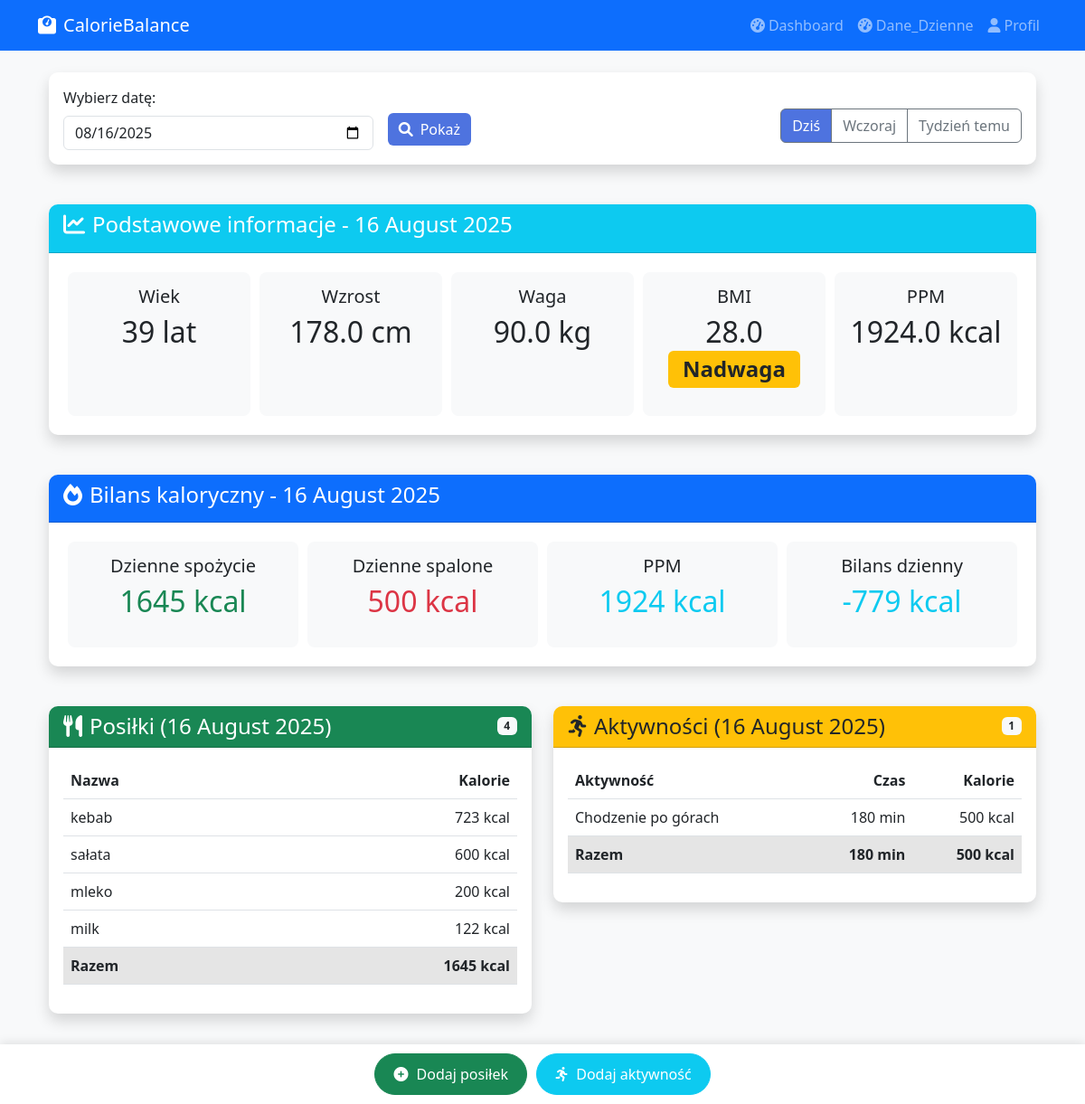
Screenshot of /daily-summary/ (signed in) with the database file from the repository.
### calorie_tracker/models.py (models this page shows, shortened)
class UserProfile(models.Model):
    user = models.OneToOneField(User, on_delete=models.CASCADE)
    first_name = models.CharField(max_length=30, blank=True)
    last_name = models.CharField(max_length=30, blank=True)
    email = models.EmailField(blank=True)
    weight = models.FloatField(null=True, blank=True)
    height = models.FloatField(null=True, blank=True)
    date_of_birth = models.DateField(null=True, blank=True)
    GENDER_CHOICES = (
        ('M', 'Mężczyzna'),
        ('K', 'Kobieta'),
    )
    gender = models.CharField(max_length=1, choices=GENDER_CHOICES, null=True, blank=True,default='M')

class Meal(models.Model):
    user = models.ForeignKey(User, on_delete=models.CASCADE)
    calories = models.FloatField()
    meal = models.CharField(max_length=100)
    protein = models.FloatField(default=0)
    carbs = models.FloatField(default=0)
    fat = models.FloatField(default=0)
    serving_qty = models.FloatField(default=0)
    serving_unit = models.CharField(max_length=50, blank=True)
    date = models.DateField()
    raw_api_data = models.JSONField(null=True, blank=True)
    class Meta:
        ordering = ['-date', '-id']  # Domyślne sortowanie

class Activity(models.Model):
    ACTIVITY_CHOICES = [
        ('RUN', 'Bieganie'),
        ('SWIM', 'Pływanie'),
        ('CYCLE', 'Jazda na rowerze'),
        ('GYM', 'Siłownia'),
        ('WALKING', 'Spacer'),
        ('Hiking', 'Chodzenie po górach'),
        ('Climbing', 'Wspinaczka'),
        ('OTHER', 'Inne')
    ]
    user = models.ForeignKey(User, on_delete=models.CASCADE)
    activity_type = models.CharField(
        max_length=20,
        choices=ACTIVITY_CHOICES,
        default='OTHER'  # Dodajemy domyślną wartość
    )
    duration = models.PositiveIntegerField(default=30)  # w minutach
    calories_burned = models.PositiveIntegerField()
    date = models.DateField()
    notes = models.TextField(blank=True)

### calorie_tracker/views.py (the view)
# urls.py: path('daily-summary/', daily_summary_view, name='daily-summary-html'),
def daily_summary_view(request):
    user = request.user
    profile = getattr(user, 'userprofile', None)
    selected_date_str = request.GET.get('date')
    if selected_date_str:
        try:
            selected_date = date.fromisoformat(selected_date_str)
        except (ValueError, TypeError):
            selected_date = date.today()
    else:
        selected_date = date.today()
    meals = Meal.objects.filter(user=user, date=selected_date).order_by('-id')
    activities = Activity.objects.filter(user=user, date=selected_date).order_by('-id')
    ppm = calculate_ppm(profile) if profile else None
    total_eaten = sum(meal.calories for meal in meals)
    total_burned = sum(activity.calories_burned for activity in activities)
    total_activity_duration = sum(activity.duration for activity in activities)
    balance = total_eaten - total_burned - ppm
    age = calculate_age(profile.date_of_birth) if profile.date_of_birth else None
    bmi = None
    if profile and profile.weight and profile.height:
        height_m = profile.height / 100
        bmi = calculate_bmi(profile.weight, height_m)
    context = {
        'today': date.today(),
        'yesterday': date.today() - timedelta(days=1),
        'week_ago': date.today() - timedelta(days=7),
        'selected_date': selected_date,
        'total_eaten': total_eaten,
        'total_burned': total_burned,
        'total_activity_duration': total_activity_duration,
        'balance': round(balance,0) if balance else None,
        'meals': meals,
        'activities': activities,
        'bmi': round(bmi,0) if bmi else None,
        'ppm': round(ppm,0)if ppm else None,
        'height': profile.height if profile else None,
        'weight': profile.weight if profile else None,
        'age':age
    }
    return render(request, "daily_summary.html", context)

### calorie_tracker/views.py (called while the page is built)
def calculate_age(birth_date):
    today = date.today()
    return today.year - birth_date.year - ((today.month, today.day) < (birth_date.month, birth_date.day))

def calculate_ppm(profile):
    if profile.date_of_birth and profile.weight and profile.height and profile.gender:
        age = calculate_age(profile.date_of_birth)
        if profile.gender == 'F':
            return 655 + (9.6 * profile.weight) + (1.8 * profile.height) - (4.7 * age)
        else:
            return 66 + (13.7 * profile.weight) + (5 * profile.height) - (6.8 * age)
    return None

def calculate_bmi(weight: float, height: float) -> float:
    return weight / (height ** 2)

### templates/daily_summary.html (shortened to what this page needs)
{% extends "base.html" %}
{% block content %}
<div class="container mt-4">
    <div class="row mb-4">
        <div class="col-md-12">
            <div class="card shadow">
                <div class="card-body">
                    <form method="get" class="row g-3 align-items-center">
                        <div class="col-md-4">
                            <label for="datePicker" class="form-label">Wybierz datę:</label>
                            <input type="date" class="form-control" id="datePicker" name="date"
                                   value="{{ selected_date|date:'Y-m-d' }}" max="{{ today|date:'Y-m-d' }}">
                        </div>
                        <div class="col-md-2">
                            <button type="submit" class="btn btn-primary mt-4">
                                <i class="fas fa-search me-2"></i>Pokaż
                            </button>
                        </div>
                        <div class="col-md-6 text-end">
                            <div class="btn-group mt-3">
                                <a href="?date={{ today|date:'Y-m-d' }}" class="btn btn-outline-secondary {% if selected_date == today %}active{% endif %}">
                                    Dziś
                                </a>
                                <a href="?date={{ yesterday|date:'Y-m-d' }}" class="btn btn-outline-secondary {% if selected_date == yesterday %}active{% endif %}">
                                    Wczoraj
                                </a>
                                <a href="?date={{ week_ago|date:'Y-m-d' }}" class="btn btn-outline-secondary {% if selected_date == week_ago %}active{% endif %}">
                                    Tydzień temu
                                </a>
                            </div>
                        </div>
                    </form>
                </div>
            </div>
        </div>
    </div>
    {% with formatted_date=selected_date|date:"j E Y" %}
    <div class="row mb-4">
        <div class="col-md-12">
            <div class="card shadow">
                <div class="card-header bg-info text-white">
                    <h4><i class="fas fa-chart-line me-2"></i>Podstawowe informacje - {{ formatted_date }}</h4>
                </div>
                <div class="card-body">
                    <div class="d-flex justify-content-between text-center flex-wrap">
                        <div class="info-box">
                            <h5>Wiek</h5>
                            <p class="display-6">{{ age|default:"-" }} lat</p>
                        </div>
                        <div class="info-box">
                            <h5>Wzrost</h5>
                            <p class="display-6">{{ height|default:"-" }} cm</p>
                        </div>
                        <div class="info-box">
                            <h5>Waga</h5>
                            <p class="display-6">{{ weight|default:"-" }} kg</p>
                        </div>
                        <div class="info-box">
                            <h5>BMI</h5>
                            <p class="display-6">
                                {% if bmi %}
                                    {{ bmi|floatformat:"1" }}
                                    {% if bmi < 18.5 %}
                                        <span class="badge bg-info">Niedowaga</span>
                                    {% elif bmi < 25 %}
                                        <span class="badge bg-success">Prawidłowe</span>
                                    {% elif bmi < 30 %}
                                        <span class="badge bg-warning text-dark">Nadwaga</span>
                                    {% else %}
                                        <span class="badge bg-danger">Otyłość</span>
                                    {% endif %}
                                {% else %}
                                    <span class="text-muted">Brak danych</span>
                                {% endif %}
                            </p>
                        </div>
                        <div class="info-box">
                            <h5>PPM</h5>
                            <p class="display-6">{{ ppm|default:"-" }} kcal</p>
                        </div>
                    </div>
                </div>
            </div>
        </div>
    </div>
    <div class="row mb-4">
        <div class="col-md-12">
            <div class="card shadow">
                <div class="card-header bg-primary text-white">
                    <h4><i class="fas fa-fire me-2"></i>Bilans kaloryczny - {{ formatted_date }}</h4>
                </div>
                <div class="card-body">
                    <div class="d-flex justify-content-between text-center flex-wrap">
                        <div class="info-box">
                            <h5>Dzienne spożycie</h5>
                            <p class="display-6 text-success">{{ total_eaten|floatformat:"0" }} kcal</p>
                        </div>
                        <div class="info-box">
                            <h5>Dzienne spalone</h5>
                            <p class="display-6 text-danger">{{ total_burned|floatformat:"0" }} kcal</p>
                        </div>
                        <div class="info-box">
                            <h5>PPM</h5>
                            {% if ppm %}
                                <p class="display-6 text-info">{{ ppm|floatformat:"0" }} kcal</p>
                            {% else %}
                                <p class="display-6 text-muted">Brak danych</p>
                            {% endif %}
                        </div>
                        <div class="info-box">
                            <h5>Bilans dzienny</h5>
                            <p class="display-6 {% if balance > 0 %}text-warning{% else %}text-info{% endif %}">
                                {{ balance|floatformat:"0" }} kcal
                            </p>
                        </div>
                    </div>
                </div>
            </div>
        </div>
    </div>
    <div class="row mt-4">
        <div class="col-md-6">
            <div class="card shadow">
                <div class="card-header bg-success text-white">
                    <div class="d-flex justify-content-between align-items-center">
                        <h4 class="mb-0"><i class="fas fa-utensils me-2"></i>Posiłki ({{ formatted_date }})</h4>
                        <span class="badge bg-light text-dark">{{ meals.count }}</span>
                    </div>
                </div>
                <div class="card-body">
                    {% if meals %}
                    <div class="table-responsive">
                        <table class="table text-nowrap">
                            <thead>
                                <tr>
                                    <th>Nazwa</th>
                                    <th class="text-end">Kalorie</th>
                                </tr>
                            </thead>
                            <tbody>
                                {% for meal in meals %}
                                <tr>
                                    <td>{{ meal.meal }}</td>
                                    <td class="text-end">{{ meal.calories|floatformat:"0" }} kcal</td>
                                </tr>
                                {% endfor %}
                            </tbody>
                            <tfoot>
                                <tr class="table-active">
                                    <th>Razem</th>
                                    <th class="text-end">{{ total_eaten|floatformat:"0" }} kcal</th>
                                </tr>
                            </tfoot>
                        </table>
                    </div>
                    {% else %}
                    <div class="alert alert-info mb-0">
                        <i class="fas fa-info-circle me-2"></i>Brak posiłków w wybranym dniu
                    </div>
                    {% endif %}
                </div>
            </div>
        </div>
        <div class="col-md-6">
            <div class="card shadow">
                <div class="card-header bg-warning text-dark">
                    <div class="d-flex justify-content-between align-items-center">
                        <h4 class="mb-0"><i class="fas fa-running me-2"></i>Aktywności ({{ formatted_date }})</h4>
                        <span class="badge bg-light text-dark">{{ activities.count }}</span>
                    </div>
                </div>
                <div class="card-body">
                    {% if activities %}
                    <div class="table-responsive">
                        <table class="table text-nowrap">
                            <thead>
                                <tr>
                                    <th>Aktywność</th>
                                    <th class="text-end">Czas</th>
                                    <th class="text-end">Kalorie</th>
                                </tr>
                            </thead>
                            <tbody>
                                {% for activity in activities %}
                                <tr>
                                    <td>{{ activity.get_activity_type_display }}</td>
                                    <td class="text-end">{{ activity.duration }} min</td>
                                    <td class="text-end">{{ activity.calories_burned|floatformat:"0" }} kcal</td>
                                </tr>
                                {% endfor %}
                            </tbody>
                            <tfoot>
                                <tr class="table-active">
                                    <th>Razem</th>
                                    <th class="text-end">{{ total_activity_duration|default:"0" }} min</th>
                                    <th class="text-end">{{ total_burned|floatformat:"0" }} kcal</th>
                                </tr>
                            </tfoot>
                        </table>
                    </div>
                    {% else %}
                    <div class="alert alert-info mb-0">
                        <i class="fas fa-info-circle me-2"></i>Brak aktywności w wybranym dniu
                    </div>
                    {% endif %}
                </div>
            </div>
        </div>
    </div>
    {% endwith %}
</div>
{% endblock %}

### templates/base.html (style rules this page uses)
body { background-color: #f8f9fa; font-family: 'Segoe UI', Tahoma, Geneva, Verdana, sans-serif; padding-bottom: 80px; }
.card { border: none; box-shadow: 0 4px 6px rgba(0, 0, 0, 0.1); border-radius: 10px; }
.card-header { background-color: #4e73df; color: white; }
.btn-primary { background-color: #4e73df; border: none; }
.form-label { font-weight: 500; }

### templates/daily_summary.html (style rules this page uses)
.card { border-radius: 10px; margin-bottom: 20px; }
.card-header { border-radius: 10px 10px 0 0 !important; }
.display-6 { font-size: 2rem; font-weight: 300; }
.table tfoot { font-weight: bold; }
#datePicker { cursor: pointer; }
.btn-group .btn.active { background-color: #4e73df; color: white; }
.info-box { flex: 1; min-width: 120px; margin: 5px; padding: 15px; background-color: #f8f9fa; border-radius: 8px; }

### rows the page displays
UserProfile: height "178.0", weight "90.0"
Meal: meal "kebab", calories "723"
Meal: meal "sałata", calories "600"
Meal: meal "mleko", calories "200"
Meal: meal "milk", calories "122"
Activity: activity_type "Chodzenie po górach", duration "180", calories_burned "500"

### other values shown
{{ age|default:"-" }} "39"
{{ bmi|floatformat:"1" }} "28.0"
{{ ppm|default:"-" }} "1924.0"
{{ total_eaten|floatformat:"0" }} "1645"
{{ total_burned|floatformat:"0" }} "500"
{{ ppm|floatformat:"0" }} "1924"
{{ balance|floatformat:"0" }} "-779"
{{ meals.count }} "4"
{{ activities.count }} "1"
{{ total_activity_duration|default:"0" }} "180"
